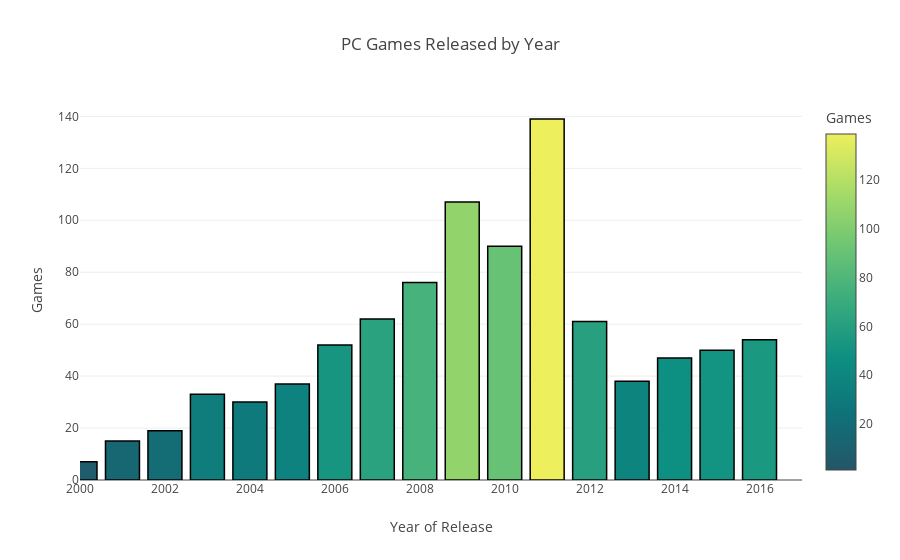

The notebook cell this image was saved under:
### Code cell
# filter platform by PS3 and group by year
pc_data = df[df['platform'] == 'PC']
pc_per_year = pc_data.groupby('year_of_release').size().reset_index(name='count')

# create a bar graph
fig4 = px.bar(pc_per_year, x='year_of_release', y='count', title='PC Games Released by Year', labels={'year_of_release': 'Year of Release', 'count': 'Games'}, color='count', color_continuous_scale='aggrnyl')
fig4.update_xaxes(range=[2000, 2017])
fig4.update_traces(marker_line_color='black', marker_line_width=1.5)
fig4.show()

### Figure 1 — Plotly figure (JSON) as saved in the notebook; plotly's stock layout.template omitted (floating-point values rounded to 4 significant figures)
{"data": [{"alignmentgroup": "True", "hovertemplate": "Year of Release=%{x}<br>Games=%{marker.color}<extra></extra>", "legendgroup": "", "marker": {"color": [17, 1, 1, 5, 6, 2, 4, 6, 8, 7, 7, 15, 19, 33, 30, 37, 52, 62, 76, 107, 90, 139, 61, 38, 47, 50, 54], "coloraxis": "coloraxis", "line": {"color": "black", "width": 1.5}, "pattern": {"shape": ""}}, "name": "", "offsetgroup": "", "orientation": "v", "showlegend": false, "textposition": "auto", "type": "bar", "x": [0, 1985, 1988, 1992, 1994, 1995, 1996, 1997, 1998, 1999, 2000, 2001, 2002, 2003, 2004, 2005, 2006, 2007, 2008, 2009, 2010, 2011, 2012, 2013, 2014, 2015, 2016], "xaxis": "x", "y": [17, 1, 1, 5, 6, 2, 4, 6, 8, 7, 7, 15, 19, 33, 30, 37, 52, 62, 76, 107, 90, 139, 61, 38, 47, 50, 54], "yaxis": "y"}], "layout": {"barmode": "relative", "coloraxis": {"colorbar": {"title": {"text": "Games"}}, "colorscale": [[0, "rgb(36, 86, 104)"], [0.1667, "rgb(15, 114, 121)"], [0.3333, "rgb(13, 143, 129)"], [0.5, "rgb(57, 171, 126)"], [0.6667, "rgb(110, 197, 116)"], [0.8333, "rgb(169, 220, 103)"], [1, "rgb(237, 239, 93)"]]}, "legend": {"tracegroupgap": 0}, "title": {"text": "PC Games Released by Year"}, "xaxis": {"anchor": "y", "domain": [0, 1], "range": [2000, 2017], "title": {"text": "Year of Release"}}, "yaxis": {"anchor": "x", "domain": [0, 1], "title": {"text": "Games"}}}}
